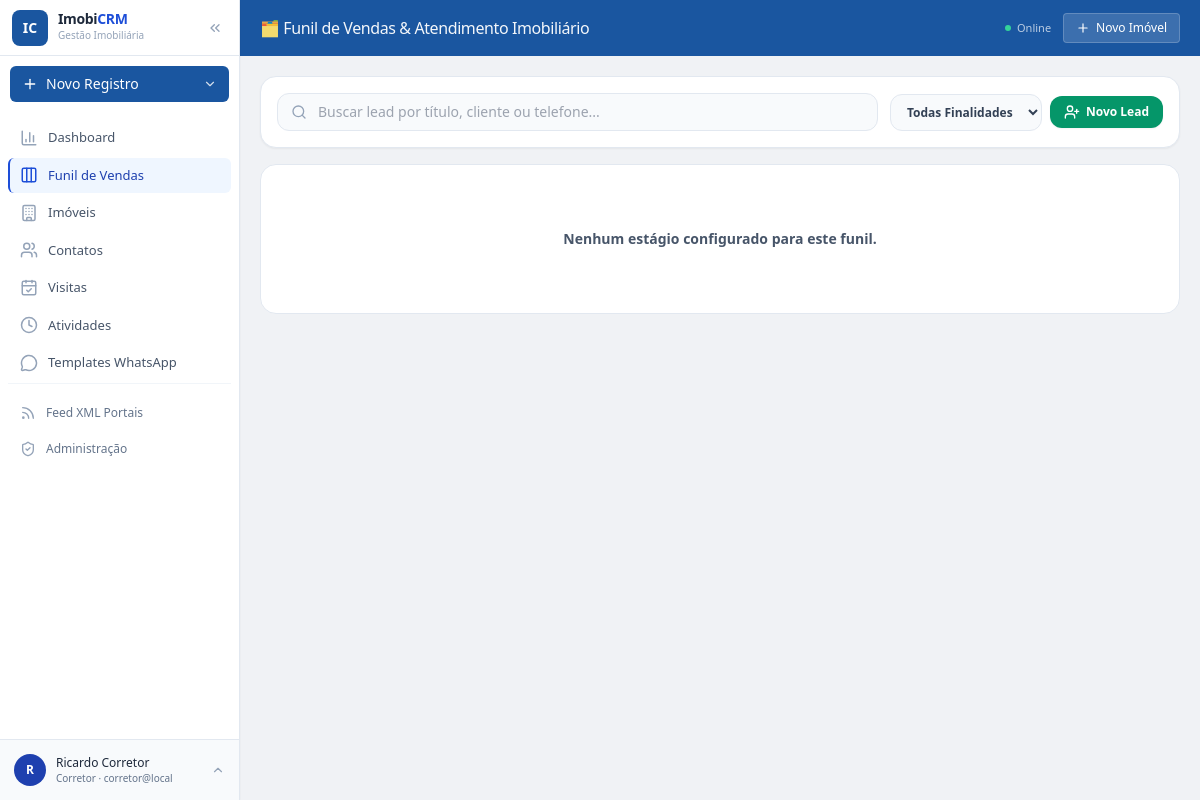
The app's page / (signed in), older data.
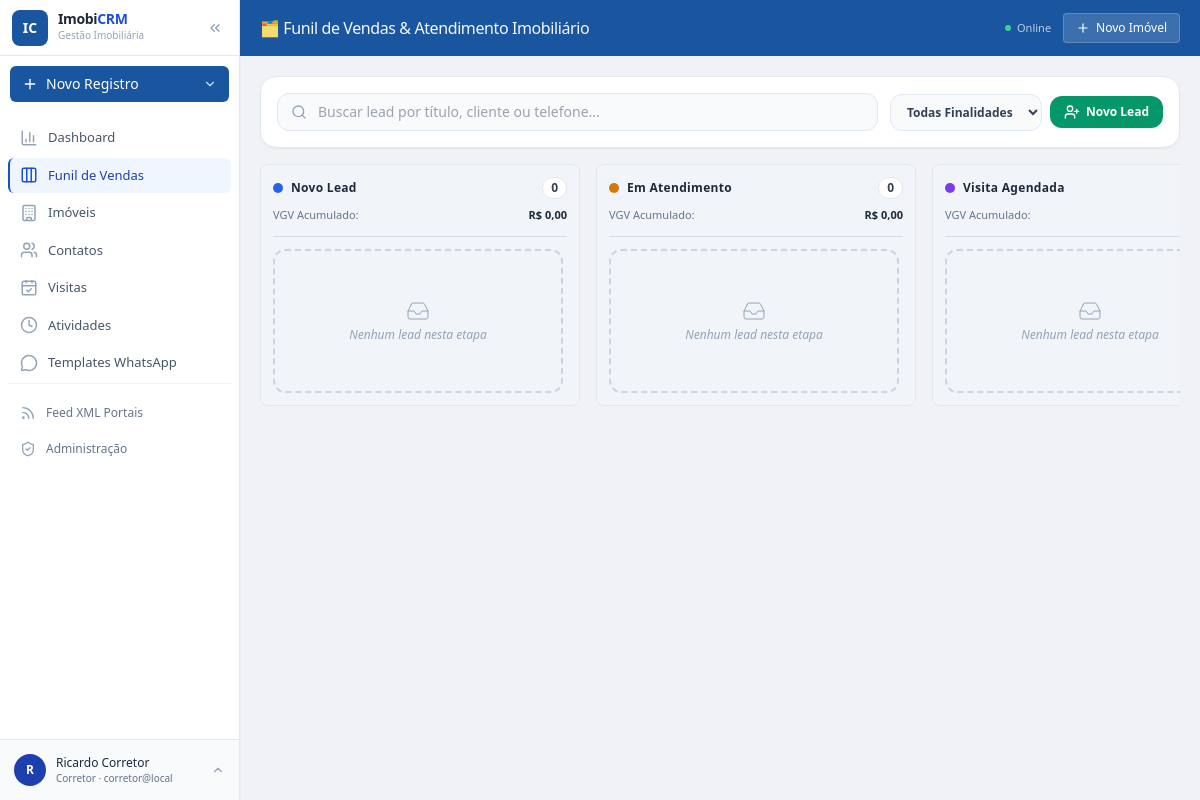
The same page, newer data.
### core/models/leads.py (models this page shows, shortened)
class Stage(models.Model):
    STAGE_TYPES = [
        ('open', 'Em Aberto / Em Andamento'),
        ('won', 'Ganho / Fechado com Sucesso'),
        ('lost', 'Perdido / Arquivado'),
    ]
    pipeline = models.ForeignKey(Pipeline, related_name='stages', on_delete=models.CASCADE, verbose_name='Funil')
    name = models.CharField(max_length=100, verbose_name='Nome da Etapa')
    order = models.PositiveIntegerField(default=0, verbose_name='Ordem de Exibição')
    stage_type = models.CharField(max_length=10, choices=STAGE_TYPES, default='open', verbose_name='Tipo de Estágio')
    color = models.CharField(max_length=30, default='#6366f1', verbose_name='Cor de Destaque (Hex)')
    class Meta:
        ordering = ['order', 'id']
        verbose_name = 'Etapa do Funil (Stage)'
        verbose_name_plural = 'Etapas do Funil (Stages)'
    @property
    def total_budget(self):
        val = self.leads.aggregate(total=Sum('budget'))['total']
        return val or 0.00

### core/views.py (the view)
# urls.py: path('', kanban_view, name='kanban'),
@login_required(login_url='crm_login')
def kanban_view(request):
    user_is_mgr = is_user_manager(request.user)
    pipeline = Pipeline.objects.filter(is_default=True).first() or Pipeline.objects.first()
    q = request.GET.get('q', '').strip()
    agent_id = request.GET.get('agent_id', '').strip()
    transaction_type = request.GET.get('transaction_type', '').strip()
    lead_filter = Q()
    if q:
        lead_filter &= (Q(title__icontains=q) | Q(client__name__icontains=q) | Q(client__phone__icontains=q))
    if transaction_type:
        lead_filter &= Q(transaction_type=transaction_type)
    if not user_is_mgr:
        lead_filter &= Q(agent=request.user)
    elif agent_id:
        lead_filter &= Q(agent_id=agent_id)
    stages = Stage.objects.filter(pipeline=pipeline).prefetch_related(
        Prefetch(
            'leads',
            queryset=PropertyLead.objects.filter(lead_filter).select_related('client', 'agent')
        )
    ).order_by('order') if pipeline else []
    agents = User.objects.filter(is_active=True).order_by('first_name', 'username')
    context = {
        'pipeline': pipeline,
        'stages': stages,
        'agents': agents,
        'q': q,
        'current_agent': agent_id,
        'current_trans': transaction_type,
        'is_manager': user_is_mgr,
    }
    if request.headers.get('HX-Request'):
        return render(request, 'kanban/partials/board.html', context)
    return render(request, 'kanban/kanban.html', context)

### core/views.py (called while the page is built)
def is_user_manager(user):
    return user.is_authenticated and (user.is_superuser or UserProfile.objects.filter(user=user, role='manager').exists())

### core/templates/kanban/kanban.html (shortened to what this page needs)
{% extends 'base.html' %}
{% block header_title %}🗂️ Funil de Vendas & Atendimento Imobiliário{% endblock %}
{% block content %}
<div class="h-full flex flex-col space-y-4"
     x-data="{
         leadDrawerOpen: false,
         lostModalOpen: false,
         selectedLeadId: null,
         targetLostStageId: null,
         quickLeadModal: false,
         openLeadDrawer(leadId) {
             this.selectedLeadId = leadId;
             this.leadDrawerOpen = true;
             htmx.ajax('GET', '/leads/' + leadId + '/drawer/', '#lead-drawer-container');
         }
     }">
    <div class="bg-white rounded-2xl p-4 shadow-sm border border-slate-200 flex-shrink-0">
        <form id="kanban-filter-form"
              hx-get="{% url 'kanban' %}"
              hx-trigger="keyup changed delay:300ms from:input, change from:select"
              hx-target="#kanban-board"
              class="flex flex-col md:flex-row gap-3 items-center justify-between">
            <div class="relative flex-1 w-full">
                <i data-lucide="search" class="w-4 h-4 text-slate-400 absolute left-3.5 top-1/2 -translate-y-1/2"></i>
                <input type="text" name="q" placeholder="Buscar lead por título, cliente ou telefone..."
                       class="w-full pl-10 pr-4 py-2 bg-slate-50 border border-slate-200 rounded-xl text-xs sm:text-sm focus:bg-white focus:ring-2 focus:ring-emerald-500 outline-none">
            </div>
            <div class="flex flex-wrap items-center gap-2 w-full md:w-auto justify-end text-xs">
                <select name="transaction_type" class="px-3 py-2 bg-slate-50 border border-slate-200 rounded-xl outline-none font-semibold text-slate-700">
                    <option value="">Todas Finalidades</option>
                </select>
                <button type="button" @click="quickLeadModal = true"
                        class="bg-emerald-600 hover:bg-emerald-700 text-white font-bold px-3.5 py-2 rounded-xl shadow-sm transition flex items-center gap-1.5">
                    <i data-lucide="user-plus" class="w-4 h-4"></i>
                    <span>Novo Lead</span>
                </button>
            </div>
        </form>
    </div>
    <div id="kanban-board" class="flex-1 min-h-0 overflow-x-auto">
        {% include 'kanban/partials/board.html' %}
    </div>
</div>
{% endblock %}

### core/templates/kanban/partials/board.html
<div class="flex gap-4 overflow-x-auto pb-6 items-start select-none">
    {% for stage in stages %}
    <div class="bg-slate-100 rounded-lg p-3 w-72 sm:w-80 flex-shrink-0 flex flex-col max-h-[calc(100vh-210px)] border border-slate-200"
         ondragover="handleDragOver(event)"
         ondrop="handleDrop(event, {{ stage.id }}, '{{ stage.stage_type }}')"
         id="stage-column-{{ stage.id }}">
        <div class="pb-3 border-b border-slate-300/80 mb-3 flex flex-col gap-1">
            <div class="flex items-center justify-between">
                <div class="flex items-center gap-2 min-w-0" title="{% if stage.name == 'Novo Lead' %}Acabou de chegar. Qualifique o contato e o orçamento.{% elif stage.name == 'Em Atendimento' %}Contato estabelecido. Apresente imóveis e tire dúvidas.{% elif stage.name == 'Visita Agendada' %}Interesse real. Agende visita e controle chaves.{% elif stage.name == 'Proposta / Negociação' %}Quer fechar. Proposta, valores e documentação.{% elif stage.name == 'Fechado (Ganho)' %}Negócio concluído. Contrato e comissão.{% elif stage.name == 'Perdido (Arquivado)' %}Não compra agora. Guarde para reabordagem.{% endif %}">
                    <span class="w-2.5 h-2.5 rounded-full flex-shrink-0" style="background-color: {{ stage.color }};"></span>
                    <h3 class="font-semibold text-slate-800 text-xs tracking-wide truncate">{{ stage.name }}</h3>
                </div>
                <span class="bg-white text-slate-700 text-xs px-2 py-0.5 rounded-full font-semibold shadow-xs border border-slate-200">
                    {{ stage.leads.count }}
                </span>
            </div>
            <div class="flex items-center justify-between text-[11px] text-slate-500 pt-1">
                <span>VGV Acumulado:</span>
                <span class="font-semibold text-slate-800">R$ {{ stage.total_budget|floatformat:2 }}</span>
            </div>
        </div>
        <div class="space-y-3 overflow-y-auto flex-1 pr-1" id="stage-cards-{{ stage.id }}">
            {% for lead in stage.leads.all %}
                {% include 'kanban/partials/lead_card.html' with lead=lead %}
            {% empty %}
            <div class="py-12 text-center text-slate-400 text-xs italic flex flex-col items-center justify-center border-2 border-dashed border-slate-300 rounded-xl bg-slate-100/50">
                <i data-lucide="inbox" class="w-6 h-6 stroke-1 mb-1"></i>
                <span>Nenhum lead nesta etapa</span>
            </div>
            {% endfor %}
        </div>
    </div>
    {% empty %}
    <div class="col-span-6 w-full text-center py-16 bg-white rounded-2xl border border-slate-200">
        <p class="text-sm font-semibold text-slate-600">Nenhum estágio configurado para este funil.</p>
    </div>
    {% endfor %}
</div>

Row changes from the older to the newer data that the page shows:
added Stage: name "Novo Lead", leads.count "0", total_budget "0,00"
added Stage: name "Em Atendimento", leads.count "0", total_budget "0,00"
added Stage: name "Visita Agendada"
Text that changed along with them:
text no longer shown: "Nenhum estágio configurado para este funil."
